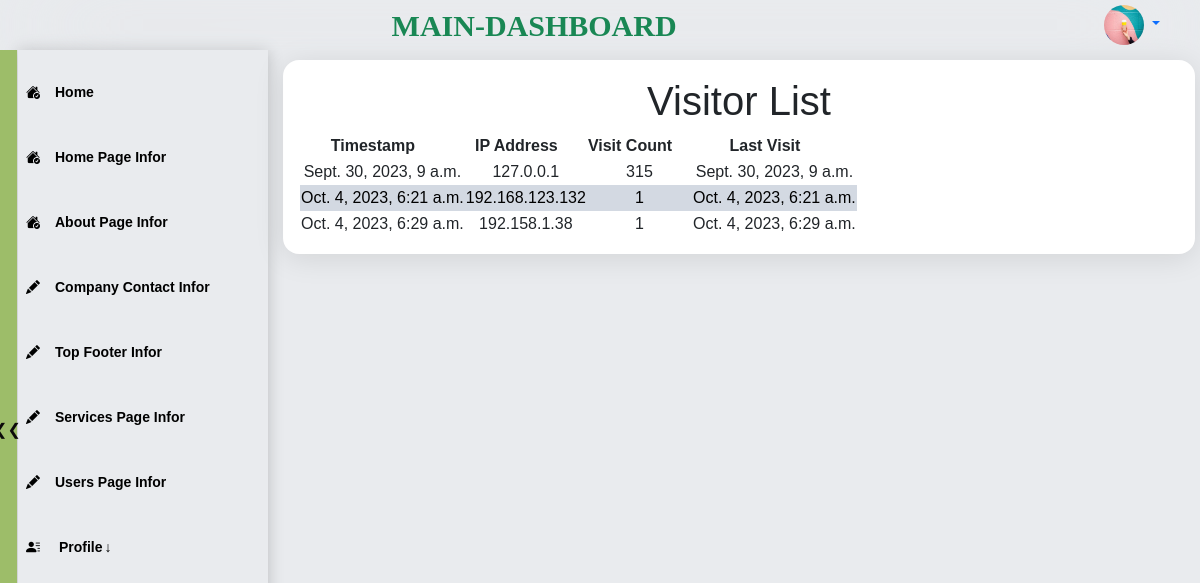
The app's page /visit-list/ (signed in), older data.
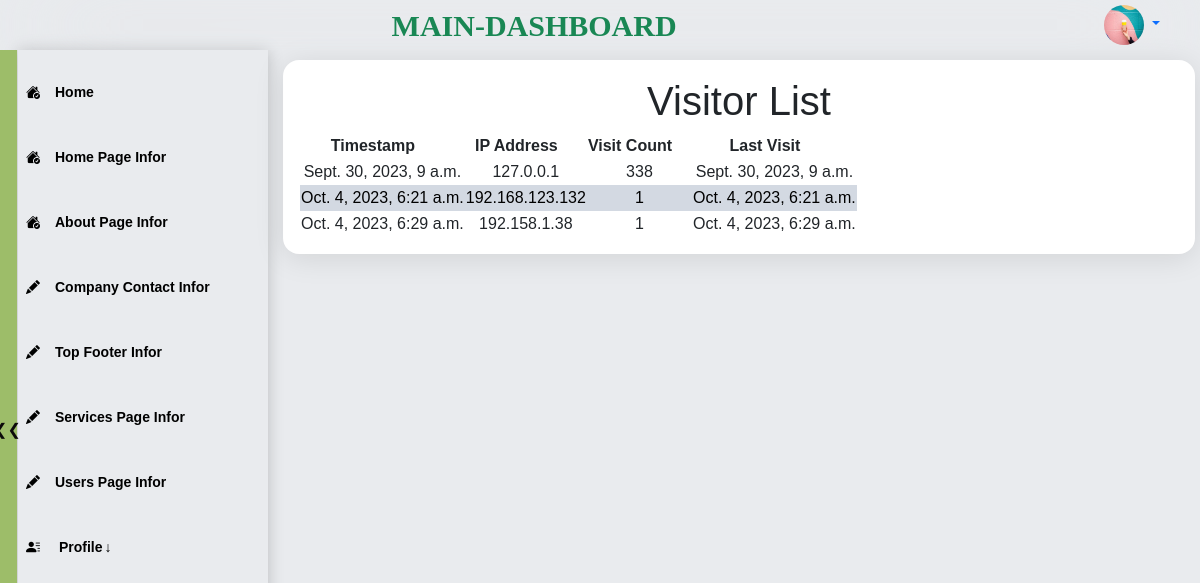
The same page, newer data.
### visitors_counter/models.py (models this page shows, shortened)
class Visit(models.Model):
    timestamp = models.DateTimeField(default=timezone.now)
    ip_address = models.GenericIPAddressField()
    visit_count = models.PositiveIntegerField(default=1)
    last_visit = models.DateTimeField(default=timezone.now)  # Add this line for last_visit
    @classmethod
    def get_total_visitors_and_visits(cls):
        total_visitors = cls.objects.aggregate(total_visitors=Count('ip_address', distinct=True))
        total_visits = cls.objects.aggregate(total_visits=Sum('visit_count'))
        return total_visitors['total_visitors'], total_visits['total_visits']

### visitors_counter/admin_views/visitors_count_views.py (the view)
# urls.py: path('visit-list/', visit_list, name='visit_list'),
def visit_list(request):
    total_visitors, total_visits = Visit.get_total_visitors_and_visits()
    visitors = Visit.objects.all()
    return render(request, 'maindashboard/visitors_counter/visit_list.html', {
        'visitors': visitors,
        'total_visitors': total_visitors,
        'total_visits': total_visits,
    })

### templates/maindashboard/visitors_counter/visit_list.html (shortened to what this page needs)
{% extends 'maindashboard/dashboard_base.html'  %}
{% load static %}
{% block css %}
<link rel="stylesheet" href="{% static 'css/description.css' %}" type="text/css">
<link rel="stylesheet" href="{% static 'css/contact.css' %}" type="text/css">
{% endblock css %}
{% block content %}
<section class="s2 contact ">
    <div id="contact-page" class="item container">
        <h1>Visitor List</h1>
        <table>
            <thead>
                <tr>
                    <th>Timestamp</th>
                    <th>IP Address</th>
                    <th>Visit Count</th>
                    <th>Last Visit</th>
                </tr>
            </thead>
            <tbody>
                {% for visitor in visitors %}
                <tr>
                    <td>{{ visitor.timestamp }}</td>
                    <td>{{ visitor.ip_address }}</td>
                    <td>{{ visitor.visit_count }}</td>
                    <td>{{ visitor.last_visit }}</td>
                </tr>
                {% endfor %}
            </tbody>
        </table>
    </div>
</section>
{% endblock%}

Row changes from the older to the newer data that the page shows:
changed Visit "Sept. 30, 2023, 9 a.m.": visit_count "315" → "338"
